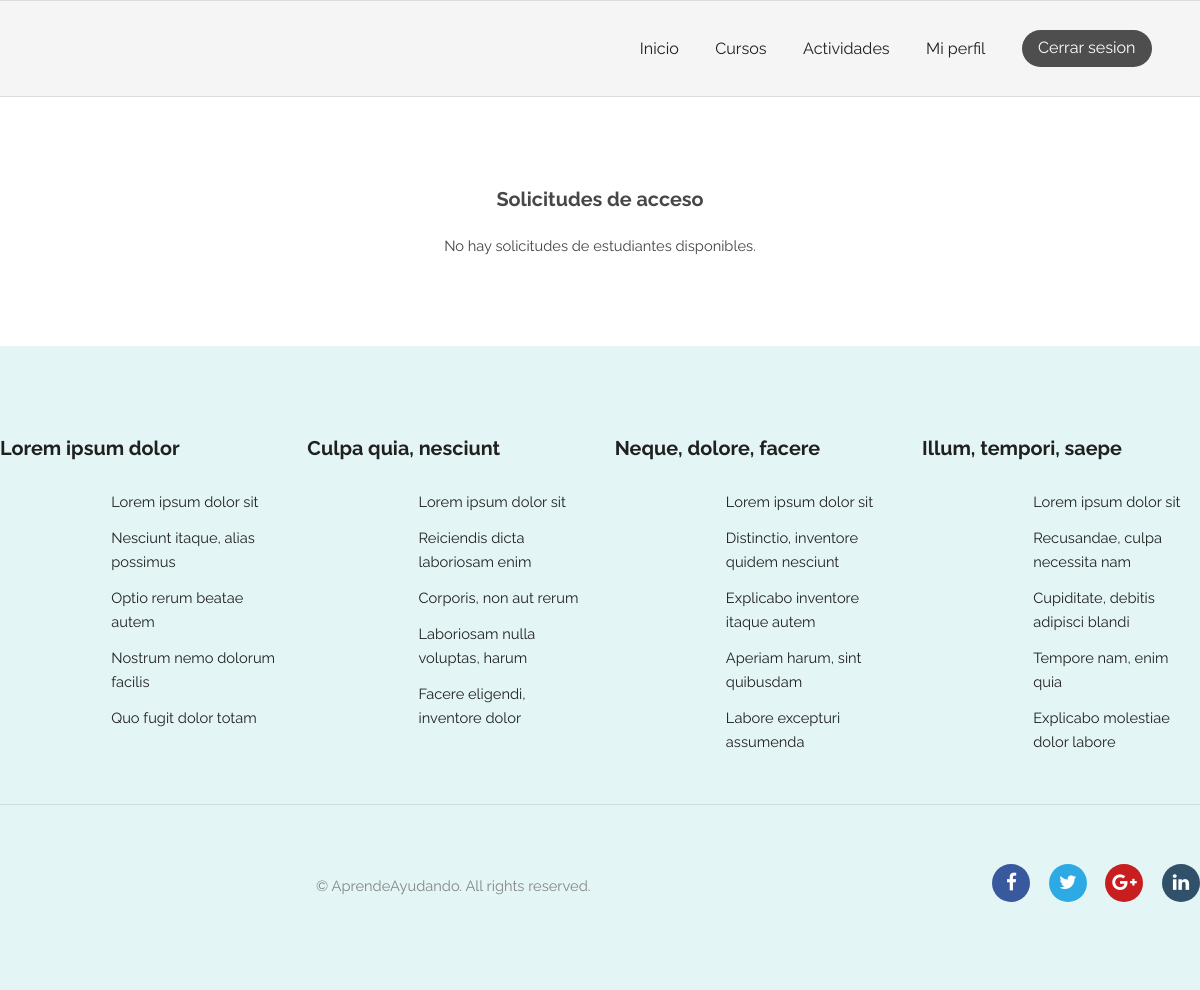
/activity/2/activityrequest/ (signed in), run on an earlier commit of the app's database.
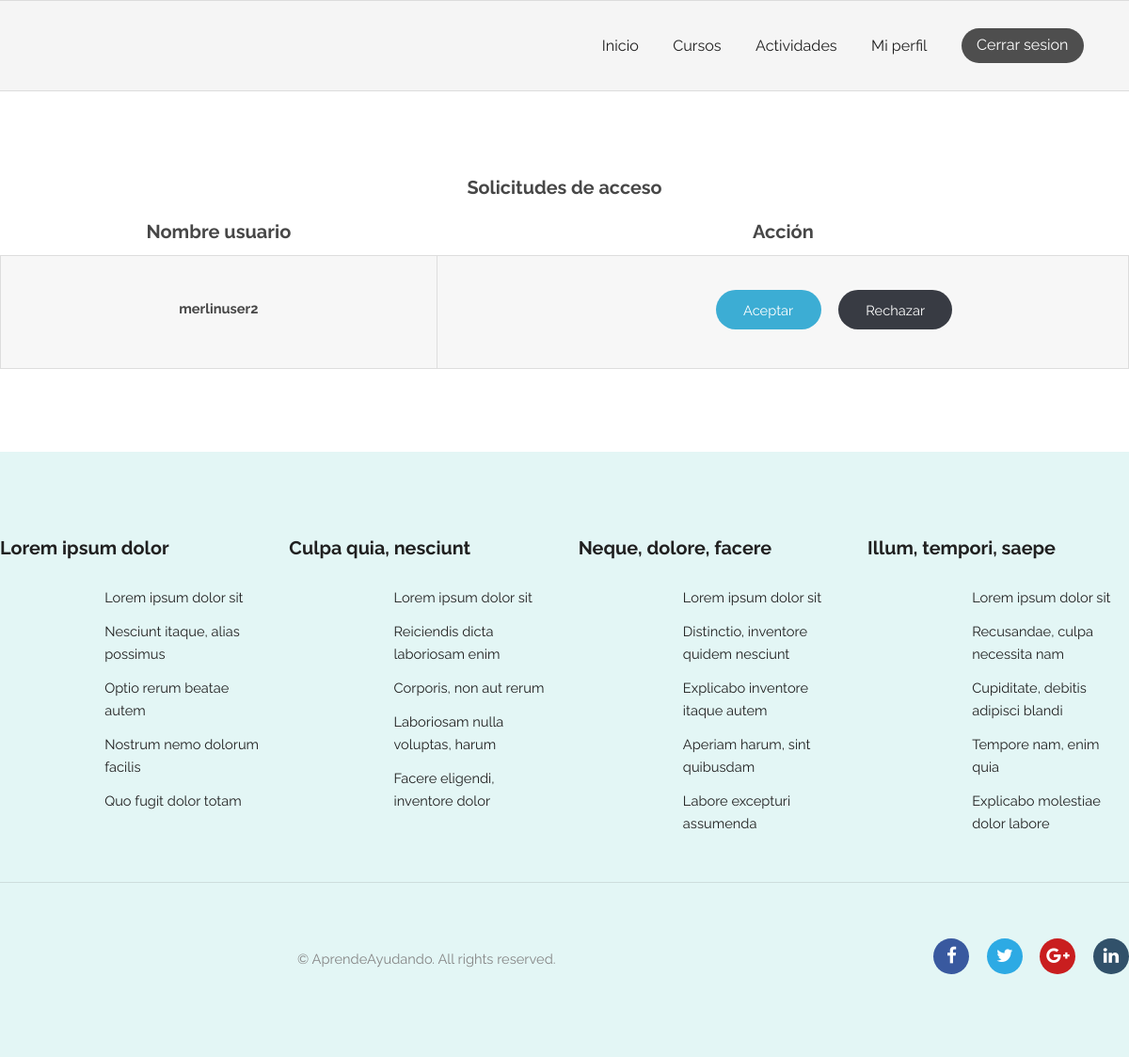
And on a later commit of the database.
### activity/models.py (models this page shows)
class ActivityRequest(models.Model):
    requester = models.ForeignKey(get_user_model(), on_delete=models.CASCADE, limit_choices_to=Q(groups__name='Estudiante'))
    activity = models.ForeignKey(Activity, on_delete=models.CASCADE)
    pub_date = models.DateTimeField(verbose_name="date published", auto_now_add=True, null=True)
    class Meta:
        verbose_name = "Solicitud de Actividad"
        verbose_name_plural = "Solicitudes de Actividades"
        unique_together = ('requester', 'activity')

### activity/views.py (the view)
# urls.py: path('<int:activity_id>/activityrequest/', views.view_activity_request, name='activityrequest'),
@login_required
@permission_required('activity.view_activityrequest', raise_exception=True)
def view_activity_request(request, activity_id):
    activity = get_object_or_404(Activity, pk=activity_id)
    if request.user!=activity.entity and not request.user.is_superuser:
        return HttpResponseForbidden()
    user_list = ActivityRequest.objects.filter(activity=activity)
    context = {
        'activity':activity,
        'user_list': user_list,
        'usuario': request.user
    }
    return render(request, 'activity/activityrequest.html', context)

### AprendeAyudando/templates/activity/activityrequest.html (shortened to what this page needs)
{% extends "registration/base.html" %}
{% block content %}
<section class="wrapper align-center login">
    <div class="container 100%">
        <h3>Solicitudes de acceso</h3>
        {% if user_list %}
        <table class="alt">
            <thead>
                <tr>
                    <th style="text-align:center;"><strong style="font-size:20px">Nombre usuario</strong></th>
                    <th style="text-align:center;"><strong style="font-size:20px">Acción</strong></th>
                </tr>
            </thead>
            <tbody>
            {% for esteUsuario in user_list %}
                <tr>
                    <td><strong>{{ esteUsuario.requester.username }}</strong></td>
                    <td style="text-align:center;">
                        <form action="{% url 'activity:action_activity_request' activity.id %}" method="POST">
                            <ul class="actions" style="margin-top: 25px;">
                                <li>
                                    <input type="submit" value="Aceptar" name="aceptar" class="letraEnBlanco">
                                </li>
                                <li>
                                    <input type="submit" value="Rechazar" name="rechazar" class="special">
                                </li>
                            </ul>
                        </form>
                    </td>
                </tr>
            {% endfor %}
            </tbody>
        </table>
        {% else %}
            <p>No hay solicitudes de estudiantes disponibles.</p>
        {% endif %}
    </div>
</section>
{% endblock %}

What changed in the data, as far as the page shows it:
added ActivityRequest: requester.username "merlinuser2"
Also different on the page:
text no longer shown: "No hay solicitudes de estudiantes disponibles."
text now shown: "Nombre usuario Acción"
